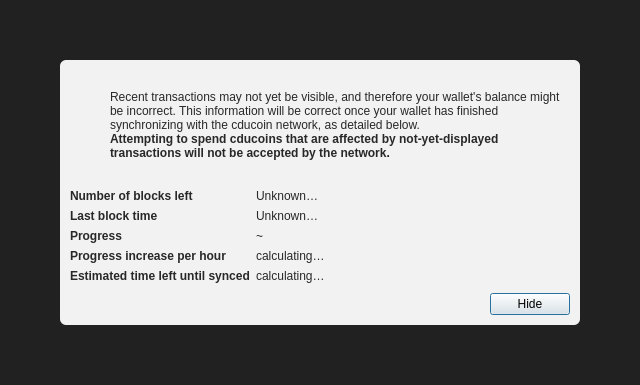
<?xml version="1.0" encoding="UTF-8"?>
<ui version="4.0">
 <class>ModalOverlay</class>
 <widget class="QWidget" name="ModalOverlay">
  <property name="geometry">
   <rect>
    <x>0</x>
    <y>0</y>
    <width>640</width>
    <height>385</height>
   </rect>
  </property>
  <property name="windowTitle">
   <string>Form</string>
  </property>
  <layout class="QVBoxLayout" name="verticalLayout" stretch="0">
   <property name="sizeConstraint">
    <enum>QLayout::SetDefaultConstraint</enum>
   </property>
   <property name="leftMargin">
    <number>0</number>
   </property>
   <property name="topMargin">
    <number>0</number>
   </property>
   <property name="rightMargin">
    <number>0</number>
   </property>
   <property name="bottomMargin">
    <number>0</number>
   </property>
   <item>
    <widget class="QWidget" name="bgWidget" native="true">
     <property name="styleSheet">
      <string notr="true">#bgWidget { background: rgba(0,0,0,220); }</string>
     </property>
     <layout class="QVBoxLayout" name="verticalLayoutMain" stretch="1">
      <property name="leftMargin">
       <number>60</number>
      </property>
      <property name="topMargin">
       <number>60</number>
      </property>
      <property name="rightMargin">
       <number>60</number>
      </property>
      <property name="bottomMargin">
       <number>60</number>
      </property>
      <item>
       <widget class="QWidget" name="contentWidget" native="true">
        <property name="styleSheet">
         <string notr="true">#contentWidget { background: rgba(255,255,255,240); border-radius: 6px; }

QLabel { color: rgb(40,40,40);  }</string>
        </property>
        <layout class="QVBoxLayout" name="verticalLayoutSub" stretch="1,0,0,0">
         <property name="spacing">
          <number>0</number>
         </property>
         <property name="leftMargin">
          <number>10</number>
         </property>
         <property name="topMargin">
          <number>10</number>
         </property>
         <property name="rightMargin">
          <number>10</number>
         </property>
         <property name="bottomMargin">
          <number>10</number>
         </property>
         <item>
          <layout class="QHBoxLayout" name="horizontalLayoutIconText" stretch="0,1">
           <property name="topMargin">
            <number>20</number>
           </property>
           <item>
            <layout class="QVBoxLayout" name="verticalLayoutIcon">
             <property name="leftMargin">
              <number>0</number>
             </property>
             <item>
              <widget class="QPushButton" name="warningIcon">
               <property name="enabled">
                <bool>false</bool>
               </property>
               <property name="text">
                <string/>
               </property>
               <property name="icon">
                <iconset>
                 <normaloff>:/icons/warning</normaloff>
                 <disabledoff>:/icons/warning</disabledoff>:/icons/warning</iconset>
               </property>
               <property name="iconSize">
                <size>
                 <width>48</width>
                 <height>48</height>
                </size>
               </property>
               <property name="flat">
                <bool>true</bool>
               </property>
              </widget>
             </item>
             <item>
              <spacer name="verticalSpacerWarningIcon">
               <property name="orientation">
                <enum>Qt::Vertical</enum>
               </property>
               <property name="sizeHint" stdset="0">
                <size>
                 <width>20</width>
                 <height>40</height>
                </size>
               </property>
              </spacer>
             </item>
            </layout>
           </item>
           <item>
            <layout class="QVBoxLayout" name="verticalLayoutInfoText">
             <property name="leftMargin">
              <number>0</number>
             </property>
             <property name="topMargin">
              <number>0</number>
             </property>
             <item>
              <widget class="QLabel" name="infoText">
               <property name="text">
                <string>Recent transactions may not yet be visible, and therefore your wallet's balance might be incorrect. This information will be correct once your wallet has finished synchronizing with the cducoin network, as detailed below.</string>
               </property>
               <property name="textFormat">
                <enum>Qt::RichText</enum>
               </property>
               <property name="wordWrap">
                <bool>true</bool>
               </property>
              </widget>
             </item>
             <item>
              <widget class="QLabel" name="infoTextStrong">
               <property name="font">
                <font>
                 <weight>75</weight>
                 <bold>true</bold>
                </font>
               </property>
               <property name="text">
                <string>Attempting to spend cducoins that are affected by not-yet-displayed transactions will not be accepted by the network.</string>
               </property>
               <property name="textFormat">
                <enum>Qt::RichText</enum>
               </property>
               <property name="wordWrap">
                <bool>true</bool>
               </property>
              </widget>
             </item>
             <item>
              <spacer name="verticalSpacerInTextSpace">
               <property name="orientation">
                <enum>Qt::Vertical</enum>
               </property>
               <property name="sizeHint" stdset="0">
                <size>
                 <width>20</width>
                 <height>40</height>
                </size>
               </property>
              </spacer>
             </item>
            </layout>
           </item>
          </layout>
         </item>
         <item>
          <spacer name="verticalSpacerAfterText">
           <property name="orientation">
            <enum>Qt::Vertical</enum>
           </property>
           <property name="sizeHint" stdset="0">
            <size>
             <width>20</width>
             <height>40</height>
            </size>
           </property>
          </spacer>
         </item>
         <item>
          <layout class="QFormLayout" name="formLayout">
           <property name="fieldGrowthPolicy">
            <enum>QFormLayout::FieldsStayAtSizeHint</enum>
           </property>
           <property name="horizontalSpacing">
            <number>6</number>
           </property>
           <property name="verticalSpacing">
            <number>6</number>
           </property>
           <property name="topMargin">
            <number>10</number>
           </property>
           <item row="0" column="0">
            <widget class="QLabel" name="labelNumberOfBlocksLeft">
             <property name="font">
              <font>
               <weight>75</weight>
               <bold>true</bold>
              </font>
             </property>
             <property name="text">
              <string>Number of blocks left</string>
             </property>
            </widget>
           </item>
           <item row="0" column="1">
            <widget class="QLabel" name="numberOfBlocksLeft">
             <property name="text">
              <string>Unknown…</string>
             </property>
            </widget>
           </item>
           <item row="1" column="0">
            <widget class="QLabel" name="labelLastBlockTime">
             <property name="font">
              <font>
               <weight>75</weight>
               <bold>true</bold>
              </font>
             </property>
             <property name="text">
              <string>Last block time</string>
             </property>
            </widget>
           </item>
           <item row="1" column="1">
            <widget class="QLabel" name="newestBlockDate">
             <property name="sizePolicy">
              <sizepolicy hsizetype="Maximum" vsizetype="Preferred">
               <horstretch>0</horstretch>
               <verstretch>0</verstretch>
              </sizepolicy>
             </property>
             <property name="text">
              <string>Unknown…</string>
             </property>
            </widget>
           </item>
           <item row="2" column="0">
            <widget class="QLabel" name="labelSyncDone">
             <property name="font">
              <font>
               <weight>75</weight>
               <bold>true</bold>
              </font>
             </property>
             <property name="text">
              <string>Progress</string>
             </property>
            </widget>
           </item>
           <item row="2" column="1">
            <layout class="QHBoxLayout" name="horizontalLayoutSync" stretch="0,1">
             <item>
              <widget class="QLabel" name="percentageProgress">
               <property name="text">
                <string notr="true">~</string>
               </property>
              </widget>
             </item>
            </layout>
           </item>
           <item row="4" column="0">
            <widget class="QLabel" name="labelProgressIncrease">
             <property name="font">
              <font>
               <weight>75</weight>
               <bold>true</bold>
              </font>
             </property>
             <property name="text">
              <string>Progress increase per hour</string>
             </property>
            </widget>
           </item>
           <item row="4" column="1">
            <widget class="QLabel" name="progressIncreasePerH">
             <property name="text">
              <string>calculating…</string>
             </property>
            </widget>
           </item>
           <item row="5" column="0">
            <widget class="QLabel" name="labelEstimatedTimeLeft">
             <property name="font">
              <font>
               <weight>75</weight>
               <bold>true</bold>
              </font>
             </property>
             <property name="text">
              <string>Estimated time left until synced</string>
             </property>
            </widget>
           </item>
           <item row="5" column="1">
            <widget class="QLabel" name="expectedTimeLeft">
             <property name="text">
              <string>calculating…</string>
             </property>
            </widget>
           </item>
          </layout>
         </item>
         <item>
          <layout class="QHBoxLayout" name="horizontalLayoutButtons">
           <property name="leftMargin">
            <number>10</number>
           </property>
           <property name="topMargin">
            <number>10</number>
           </property>
           <item>
            <spacer name="horizontalSpacer">
             <property name="orientation">
              <enum>Qt::Horizontal</enum>
             </property>
             <property name="sizeHint" stdset="0">
              <size>
               <width>40</width>
               <height>20</height>
              </size>
             </property>
            </spacer>
           </item>
           <item>
            <widget class="QPushButton" name="closeButton">
             <property name="text">
              <string>Hide</string>
             </property>
             <property name="shortcut">
              <string>Esc</string>
             </property>
             <property name="focusPolicy">
              <enum>Qt::StrongFocus</enum>
             </property>
             <property name="default">
              <bool>true</bool>
             </property>
            </widget>
           </item>
          </layout>
         </item>
        </layout>
       </widget>
      </item>
     </layout>
    </widget>
   </item>
  </layout>
 </widget>
 <resources/>
 <connections/>
</ui>
